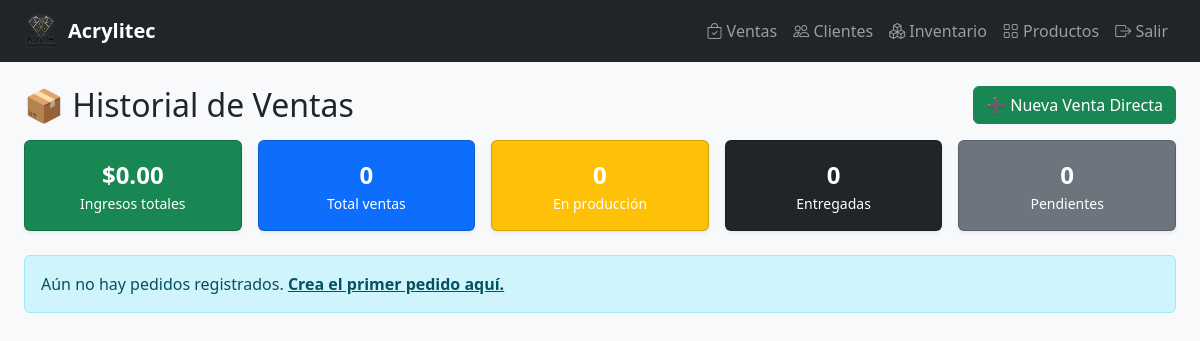
/ventas/, run on an earlier commit of the app's database.
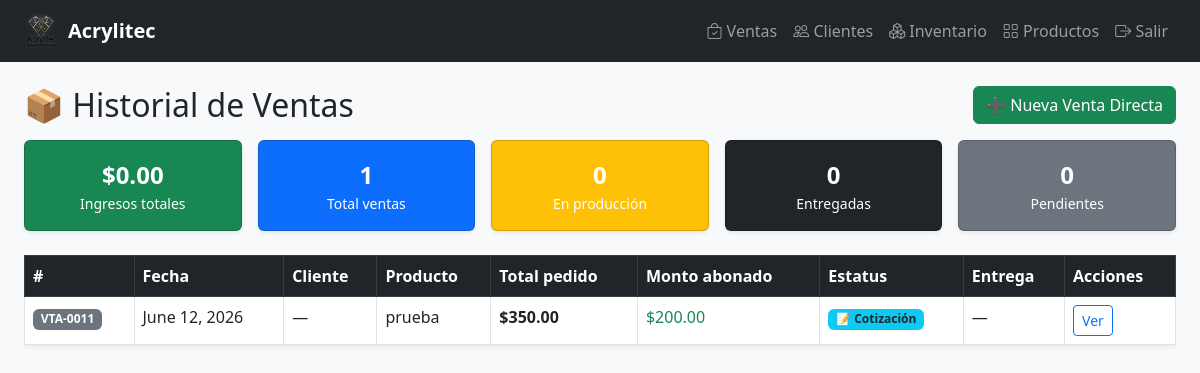
And on a later commit of the database.
### gestion/models.py (models this page shows, shortened)
class Ventas(models.Model):
    ESTATUS_CHOICES = [
        ('cotizacion', 'Cotización'),
        ('pendiente', 'Pendiente'),
        ('en_produccion', 'En producción'),
        ('pagada', 'Pagada'),
        ('entregada', 'Entregada'),
    ]
    id_venta = models.AutoField(primary_key=True)
    id_cotizacion = models.ForeignKey(Cotizaciones, models.DO_NOTHING, db_column='id_cotizacion', blank=True, null=True)
    id_cliente = models.ForeignKey('Clientes', on_delete=models.SET_NULL, null=True, blank=True, db_column='id_cliente_directo')
    monto_abonado = models.DecimalField(max_digits=10, decimal_places=2, default=0.00, verbose_name="Anticipo/Abono")
    estatus = models.CharField(max_length=20, choices=ESTATUS_CHOICES, default='pendiente')
    fecha_entrega = models.DateField(blank=True, null=True)
    fecha_venta = models.DateField(auto_now_add=True, null=True)

class Productos(models.Model):
    id_producto = models.AutoField(primary_key=True)
    nombre = models.CharField(max_length=100, blank=True, null=True)
    detalle = models.CharField(max_length=100, blank=True, null=True)
    precio_fijo = models.DecimalField(max_digits=10, decimal_places=2, blank=True, null=True, verbose_name="Precio Fijo (Opcional)")
    porcentaje_utilidad = models.IntegerField(default=40)
    foto = models.CharField(max_length=255, blank=True, null=True)
    class Meta:
        managed = True
        db_table = 'productos'
        verbose_name = "Producto"
        verbose_name_plural = "Productos"

### gestion/views.py (the view)
# urls.py: path('ventas/', views.lista_ventas, name='lista_ventas'),
def lista_ventas(request):
    limite = datetime.date.today() - datetime.timedelta(days=15)
    Ventas.objects.filter(estatus='cotizacion', fecha_venta__lt=limite).delete()
    ventas = Ventas.objects.select_related(
        'id_cotizacion__id_cliente',
        'id_cotizacion__id_producto',
        'id_cliente',
    ).prefetch_related('detalles__id_producto').order_by('-fecha_venta', '-id_venta')
    ESTATUS_COBRADO = ('pagada', 'entregada')
    total_ingresos = sum(
        _total_venta(v)
        for v in ventas
        if v.estatus in ESTATUS_COBRADO
    )
    resumen = {
        'total_ventas':   ventas.count(),
        'total_ingresos': total_ingresos,
        'pendientes':     ventas.filter(estatus='pendiente').count(),
        'en_produccion':  ventas.filter(estatus='en_produccion').count(),
        'entregadas':     ventas.filter(estatus='entregada').count(),
    }
    for v in ventas:
        v.total_calculado = _total_venta(v)
        v.cliente_nombre  = _cliente_nombre(v)
        v.producto_nombre = _producto_nombre(v)
    return render(request, 'gestion/ventas_list.html',
                  {'ventas': ventas, 'resumen': resumen})

### gestion/views.py (called while the page is built)
def _total_venta(venta):
    if venta.id_cotizacion_id:
        return venta.id_cotizacion.monto_total or Decimal('0')
    return sum(d.subtotal for d in venta.detalles.all()) or Decimal('0')

def _cliente_nombre(venta):
    if venta.id_cotizacion_id and venta.id_cotizacion.id_cliente:
        return venta.id_cotizacion.id_cliente.nombre
    if venta.id_cliente_id:
        return venta.id_cliente.nombre
    return '—'

def _producto_nombre(venta):
    if venta.id_cotizacion_id and venta.id_cotizacion.id_producto:
        return venta.id_cotizacion.id_producto.nombre
    detalles = list(venta.detalles.all())
    if len(detalles) == 1:
        return detalles[0].id_producto.nombre
    elif len(detalles) > 1:
        return f'{detalles[0].id_producto.nombre} +{len(detalles)-1} más'
    return '—'

### gestion/templates/gestion/ventas_list.html
{% extends 'gestion/base.html' %}
{% block content %}
<div class="d-flex justify-content-between align-items-center mb-3">
    <h2 class="mb-0">📦 Historial de Ventas</h2>
    <a href="{% url 'nuevo_pedido' %}" class="btn btn-success">
        ➕ Nueva Venta Directa
    </a>
</div>
<div class="row g-3 mb-4">
    <div class="col">
        <div class="card bg-success text-white shadow-sm">
            <div class="card-body text-center">
                <div class="fs-4 fw-bold">${{ resumen.total_ingresos|floatformat:2 }}</div>
                <div class="small">Ingresos totales</div>
            </div>
        </div>
    </div>
    <div class="col">
        <div class="card bg-primary text-white shadow-sm">
            <div class="card-body text-center">
                <div class="fs-4 fw-bold">{{ resumen.total_ventas }}</div>
                <div class="small">Total ventas</div>
            </div>
        </div>
    </div>
    <div class="col">
        <div class="card bg-warning text-white shadow-sm">
            <div class="card-body text-center">
                <div class="fs-4 fw-bold">{{ resumen.en_produccion }}</div>
                <div class="small">En producción</div>
            </div>
        </div>
    </div>
    <div class="col">
        <div class="card bg-dark text-white shadow-sm">
            <div class="card-body text-center">
                <div class="fs-4 fw-bold">{{ resumen.entregadas }}</div>
                <div class="small">Entregadas</div>
            </div>
        </div>
    </div>
    <div class="col">
        <div class="card bg-secondary text-white shadow-sm">
            <div class="card-body text-center">
                <div class="fs-4 fw-bold">{{ resumen.pendientes }}</div>
                <div class="small">Pendientes</div>
            </div>
        </div>
    </div>
</div>
{% if ventas %}
<div class="table-responsive">
    <table class="table table-hover table-bordered bg-white shadow-sm">
        <thead class="table-dark">
            <tr>
                <th>#</th>
                <th>Fecha</th>
                <th>Cliente</th>
                <th>Producto</th>
                <th>Total pedido</th>
                <th>Monto abonado</th>
                <th>Estatus</th>
                <th>Entrega</th>
                <th>Acciones</th>
            </tr>
        </thead>
        <tbody>
            {% for v in ventas %}
            <tr>
                <td><span class="badge bg-secondary">VTA-{{ v.id_venta|stringformat:"04d" }}</span></td>
                <td>{{ v.fecha_venta }}</td>
                <td>{{ v.cliente_nombre|default:"—" }}</td>
                <td>{{ v.producto_nombre|default:"—" }}</td>
                <td class="fw-bold text-dark">${{ v.total_calculado|floatformat:2 }}</td>
                <td class="text-success">${{ v.monto_abonado|floatformat:2 }}</td>
                <td>
                    {% if v.estatus == 'cotizacion' %}
                        <span class="badge bg-info text-dark">📝 Cotización</span>
                    {% elif v.estatus == 'pendiente' %}
                        <span class="badge bg-secondary">⏳ Pendiente</span>
                    {% elif v.estatus == 'en_produccion' %}
                        <span class="badge bg-warning text-dark">🔧 En producción</span>
                    {% elif v.estatus == 'pagada' %}
                        <span class="badge bg-primary">💰 Pagada</span>
                    {% elif v.estatus == 'entregada' %}
                        <span class="badge bg-success">✅ Entregada</span>
                    {% endif %}
                </td>
                <td>{{ v.fecha_entrega|default:"—" }}</td>
                <td>
                    <a href="{% url 'detalle_venta' v.id_venta %}"
                       class="btn btn-sm btn-outline-primary">Ver</a>
                </td>
            </tr>
            {% endfor %}
        </tbody>
    </table>
</div>
{% else %}
<div class="alert alert-info">
    Aún no hay pedidos registrados.
    <a href="{% url 'nuevo_pedido' %}" class="alert-link">Crea el primer pedido aquí.</a>
</div>
{% endif %}
{% endblock %}

What changed in the data, as far as the page shows it:
added Ventas: id_venta "0011", fecha_venta "June 12, 2026", cliente_nombre "—", producto_nombre "prueba", total_calculado "350.00", monto_abonado "200.00", estatus "📝 Cotización", fecha_entrega "—"
Also different on the page:
{{ resumen.total_ventas }}: "0" → "1"
text no longer shown: "Aún no hay pedidos registrados. Crea el primer pedido aquí."
text now shown: "# Fecha Cliente Producto Total pedido Monto abonado Estatus Entrega Acciones"
